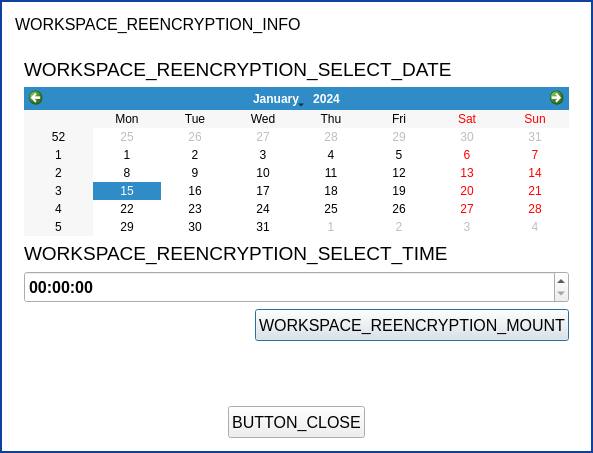
<?xml version="1.0" encoding="UTF-8"?>
<ui version="4.0">
 <class>TsWsDialog</class>
 <widget class="QDialog" name="TsWsDialog">
  <property name="geometry">
   <rect>
    <x>0</x>
    <y>0</y>
    <width>593</width>
    <height>453</height>
   </rect>
  </property>
  <property name="windowTitle">
   <string/>
  </property>
  <property name="styleSheet">
   <string notr="true">QDialog#WorkspaceSharingDialog
{
background-color: rgb(255, 255, 255);
}</string>
  </property>
  <layout class="QVBoxLayout" name="verticalLayout">
   <property name="leftMargin">
    <number>0</number>
   </property>
   <property name="topMargin">
    <number>0</number>
   </property>
   <property name="rightMargin">
    <number>0</number>
   </property>
   <property name="bottomMargin">
    <number>0</number>
   </property>
   <item>
    <widget class="QWidget" name="widget" native="true">
     <property name="styleSheet">
      <string notr="true">QWidget#widget
{
border: 2px solid rgb(12, 65, 157);
background-color: rgb(255, 255, 255);
}</string>
     </property>
     <layout class="QVBoxLayout" name="verticalLayout_2">
      <property name="spacing">
       <number>15</number>
      </property>
      <property name="leftMargin">
       <number>15</number>
      </property>
      <property name="topMargin">
       <number>15</number>
      </property>
      <property name="rightMargin">
       <number>15</number>
      </property>
      <property name="bottomMargin">
       <number>15</number>
      </property>
      <item>
       <widget class="QLabel" name="label_info">
        <property name="font">
         <font>
          <pointsize>12</pointsize>
         </font>
        </property>
        <property name="text">
         <string>WORKSPACE_REENCRYPTION_INFO</string>
        </property>
        <property name="wordWrap">
         <bool>true</bool>
        </property>
       </widget>
      </item>
      <item>
       <widget class="QWidget" name="widget_reencrypt" native="true">
        <layout class="QVBoxLayout" name="verticalLayout_4">
         <item>
          <widget class="QLabel" name="label">
           <property name="font">
            <font>
             <pointsize>14</pointsize>
            </font>
           </property>
           <property name="text">
            <string>WORKSPACE_REENCRYPTION_SELECT_DATE</string>
           </property>
          </widget>
         </item>
         <item>
          <widget class="QCalendarWidget" name="calendar_widget">
           <property name="styleSheet">
            <string notr="true"/>
           </property>
          </widget>
         </item>
         <item>
          <widget class="QLabel" name="label_2">
           <property name="font">
            <font>
             <pointsize>14</pointsize>
            </font>
           </property>
           <property name="text">
            <string>WORKSPACE_REENCRYPTION_SELECT_TIME</string>
           </property>
          </widget>
         </item>
         <item>
          <widget class="QTimeEdit" name="time_edit">
           <property name="minimumSize">
            <size>
             <width>0</width>
             <height>32</height>
            </size>
           </property>
           <property name="font">
            <font>
             <pointsize>12</pointsize>
             <weight>75</weight>
             <bold>true</bold>
            </font>
           </property>
          </widget>
         </item>
         <item>
          <layout class="QHBoxLayout" name="horizontalLayout_2">
           <item>
            <spacer name="horizontalSpacer_2">
             <property name="orientation">
              <enum>Qt::Horizontal</enum>
             </property>
             <property name="sizeHint" stdset="0">
              <size>
               <width>40</width>
               <height>20</height>
              </size>
             </property>
            </spacer>
           </item>
           <item>
            <widget class="ShadowedButton" name="button_show">
             <property name="minimumSize">
              <size>
               <width>0</width>
               <height>32</height>
              </size>
             </property>
             <property name="font">
              <font>
               <pointsize>12</pointsize>
              </font>
             </property>
             <property name="text">
              <string>WORKSPACE_REENCRYPTION_MOUNT</string>
             </property>
             <property name="iconSize">
              <size>
               <width>20</width>
               <height>20</height>
              </size>
             </property>
            </widget>
           </item>
          </layout>
         </item>
        </layout>
       </widget>
      </item>
      <item>
       <spacer name="verticalSpacer">
        <property name="orientation">
         <enum>Qt::Vertical</enum>
        </property>
        <property name="sizeHint" stdset="0">
         <size>
          <width>20</width>
          <height>40</height>
         </size>
        </property>
       </spacer>
      </item>
      <item>
       <layout class="QHBoxLayout" name="horizontalLayout">
        <property name="spacing">
         <number>0</number>
        </property>
        <property name="topMargin">
         <number>0</number>
        </property>
        <item>
         <spacer name="horizontalSpacer">
          <property name="orientation">
           <enum>Qt::Horizontal</enum>
          </property>
          <property name="sizeHint" stdset="0">
           <size>
            <width>40</width>
            <height>20</height>
           </size>
          </property>
         </spacer>
        </item>
        <item>
         <widget class="ShadowedButton" name="button_close">
          <property name="minimumSize">
           <size>
            <width>0</width>
            <height>32</height>
           </size>
          </property>
          <property name="font">
           <font>
            <pointsize>12</pointsize>
           </font>
          </property>
          <property name="layoutDirection">
           <enum>Qt::RightToLeft</enum>
          </property>
          <property name="text">
           <string>BUTTON_CLOSE</string>
          </property>
          <property name="iconSize">
           <size>
            <width>20</width>
            <height>20</height>
           </size>
          </property>
          <property name="flat">
           <bool>false</bool>
          </property>
         </widget>
        </item>
        <item>
         <spacer name="horizontalSpacer_3">
          <property name="orientation">
           <enum>Qt::Horizontal</enum>
          </property>
          <property name="sizeHint" stdset="0">
           <size>
            <width>40</width>
            <height>20</height>
           </size>
          </property>
         </spacer>
        </item>
       </layout>
      </item>
     </layout>
    </widget>
   </item>
  </layout>
 </widget>
 <customwidgets>
  <customwidget>
   <class>ShadowedButton</class>
   <extends>QPushButton</extends>
   <header>parsec.core.gui.custom_widgets</header>
  </customwidget>
 </customwidgets>
 <resources/>
 <connections>
  <connection>
   <sender>button_show</sender>
   <signal>clicked()</signal>
   <receiver>TsWsDialog</receiver>
   <slot>accept()</slot>
   <hints>
    <hint type="sourcelabel">
     <x>421</x>
     <y>392</y>
    </hint>
    <hint type="destinationlabel">
     <x>296</x>
     <y>271</y>
    </hint>
   </hints>
  </connection>
 </connections>
</ui>
